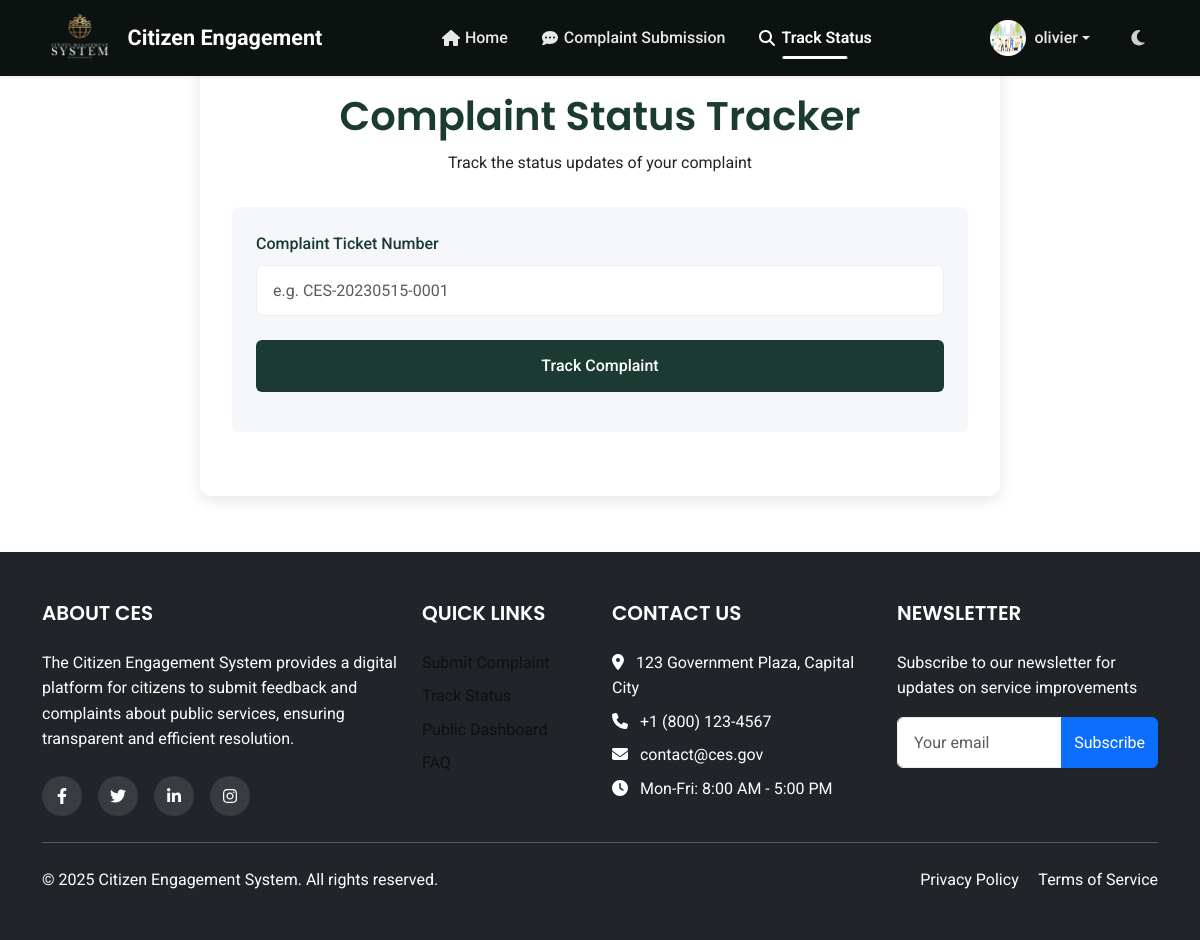
Screenshot of /track/ (signed in) with the database file from the repository.
### citizen_management/models.py (models this page shows, shortened)
class User(AbstractUser):
    ROLE_CHOICES = [
        ('citizen', 'Citizen'),
        ('agent', 'Agency Agent'),
        ('agency_admin', 'Agency Administrator'),
        ('super_admin', 'System Administrator'),
    ]
    role = models.CharField(max_length=20, choices=ROLE_CHOICES, default='citizen')
    phone = models.CharField(max_length=20, blank=True)
    profile_picture = models.ImageField(upload_to='profiles/', blank=True)
    email_verified\
        = models.BooleanField(default=False)
    last_login_ip = models.GenericIPAddressField(blank=True, null=True)

### citizen_management/views.py (the view, shortened to what this page needs)
# urls.py: path('track/', views.track_complaint, name='complaint_tracking'),
def track_complaint(request):
    return render(request, 'complaints/tracking.html')

### templates/complaints/tracking.html (shortened to what this page needs)
﻿{% extends 'home/base.html' %}
{% load static %}
{% block content %}
<div class="tracking-container">
    <div class="tracking-header">
        <h1>Complaint Status Tracker</h1>
        <p>Track the status updates of your complaint</p>
    </div>
    <div class="search-form">
        <form id="trackingForm" method="GET">
            <div class="form-group">
                <label for="ticketNumber" class="form-label">Complaint Ticket Number</label>
                <input type="text" id="ticketNumber" name="ticket_number" class="form-control"
                       placeholder="e.g. CES-20230515-0001" required>
            </div>
            <button type="submit" class="submit-btn">Track Complaint</button>
        </form>
    </div>
</div>
<link rel="stylesheet" href="https://cdnjs.cloudflare.com/ajax/libs/font-awesome/6.0.0-beta3/css/all.min.css">
{% endblock %}

### templates/home/base.html (shortened to what this page needs)
﻿<!DOCTYPE html>
{% load static %}
<html lang="en" data-bs-theme="auto">
<head>
    <link rel="preload" href="https://cdn.jsdelivr.net/npm/bootstrap@5.3.0/dist/css/bootstrap.min.css" as="style" onload="this.onload=null;this.rel='stylesheet'">
    <link rel="preload" href="https://cdnjs.cloudflare.com/ajax/libs/font-awesome/6.4.0/css/all.min.css" as="style" onload="this.onload=null;this.rel='stylesheet'">
    <link rel="preload" href="https://cdnjs.cloudflare.com/ajax/libs/animate.css/4.1.1/animate.min.css" as="style" onload="this.onload=null;this.rel='stylesheet'">
</head>
<body class="d-flex flex-column">
    <header class="navbar navbar-expand-lg navbar-dark shadow-sm" style="margin-top: 0;">
        <div class="container-fluid container-lg">
            <div class="navbar-container">
                <div class="navbar-brand-section">
                    <a class="navbar-brand" href="{% url 'home' %}">
                        <img src="/static/images/cms_logo1.png" alt="CES Logo" class="d-inline-block align-text-top">
                        <span class="d-none d-md-inline">Citizen Engagement</span>
                    </a>
                </div>
                <nav class="navbar-center collapse navbar-collapse" id="main-nav">
                    <ul class="navbar-nav">
                        <li class="nav-item">
                            <a class="nav-link hover-underline {% if request.resolver_match.url_name == 'home' %}active{% endif %}" href="{% url 'home' %}">
                                <i class="fas fa-home fa-fw me-1"></i>Home
                            </a>
                        </li>
                        <li class="nav-item">
                            <a class="nav-link hover-underline {% if request.resolver_match.url_name == 'submit_complaint' %}active{% endif %}" href="{% url 'complaint_submission' %}">
                                <i class="fas fa-comment-dots fa-fw me-1"></i>Complaint Submission
                            </a>
                        </li>
                        <li class="nav-item">
                            <a class="nav-link hover-underline {% if request.resolver_match.url_name == 'complaint_tracking' %}active{% endif %}" href="{% url 'complaint_tracking' %}">
                                <i class="fas fa-search fa-fw me-1"></i>Track Status
                            </a>
                        </li>
                    </ul>
                </nav>
                <div class="navbar-right">
                    {% if user.is_authenticated %}
                    <div class="dropdown">
                        <a class="nav-link dropdown-toggle d-flex align-items-center" href="#" id="user-menu" role="button" data-bs-toggle="dropdown" aria-expanded="false">
                            {% if user.profile_picture %}
                            <img src="{{ user.profile_picture.url }}" alt="Profile" class="rounded-circle me-2" width="36" height="36">
                            {% else %}
                            <i class="fas fa-user-circle me-2"></i>
                            {% endif %}
                            <span class="d-none d-lg-inline">{{ user.get_short_name|default:user.username }}</span>
                        </a>
                    </div>
                    {% else %}
                    <div class="auth-buttons">
                        <a class="btn btn-login hover-underline" href="{% url 'login' %}"><i class="fas fa-sign-in-alt fa-fw me-1"></i>Login</a>
                        <a class="btn btn-signup hover-underline" href="{% url 'register' %}"><i class="fas fa-user-plus fa-fw me-1"></i>Register</a>
                    </div>
                    {% endif %}
                    <button class="theme-toggle" id="theme-toggle" title="Toggle theme">
                        <i class="fas fa-moon fa-fw"></i>
                    </button>
                </div>
            </div>
        </div>
    </header>
    <main id="main-content" class="flex-grow-1">
            {% block content %}{% endblock %}
    </main>
    <footer class="bg-dark text-white py-5 mt-4">
        <div class="container">
            <div class="row">
                <div class="col-lg-4 mb-4 mb-lg-0">
                    <h5 class="text-uppercase mb-4">About CES</h5>
                    <p>The Citizen Engagement System provides a digital platform for citizens to submit feedback and complaints about public services, ensuring transparent and efficient resolution.</p>
                    <div class="mt-4 social-icons">
                        <a href="#" aria-label="Facebook" class="hover-underline"><i class="fab fa-facebook-f"></i></a>
                        <a href="#" aria-label="Twitter" class="hover-underline"><i class="fab fa-twitter"></i></a>
                        <a href="#" aria-label="LinkedIn" class="hover-underline"><i class="fab fa-linkedin-in"></i></a>
                        <a href="#" aria-label="Instagram" class="hover-underline"><i class="fab fa-instagram"></i></a>
                    </div>
                </div>
                <div class="col-lg-2 col-md-6 mb-4 mb-md-0">
                    <h5 class="text-uppercase mb-4">Quick Links</h5>
                    <ul class="list-unstyled">
                        <li class="mb-2"><a class="hover-underline" href="#">Submit Complaint</a></li>
                        <li class="mb-2"><a class="hover-underline" href="#">Track Status</a></li>
                        <li class="mb-2"><a class="hover-underline" href="{% url 'citizen_admin' %}">Public Dashboard</a></li>
                        <li class="mb-2"><a class="hover-underline" href="#">FAQ</a></li>
                    </ul>
                </div>
                <div class="col-lg-3 col-md-6 mb-4 mb-md-0">
                    <h5 class="text-uppercase mb-4">Contact Us</h5>
                    <ul class="list-unstyled">
                        <li class="mb-2"><i class="fas fa-map-marker-alt me-2"></i> 123 Government Plaza, Capital City</li>
                        <li class="mb-2"><i class="fas fa-phone me-2"></i> +1 (800) 123-4567</li>
                        <li class="mb-2"><i class="fas fa-envelope me-2"></i> contact@ces.gov</li>
                        <li class="mb-2"><i class="fas fa-clock me-2"></i> Mon-Fri: 8:00 AM - 5:00 PM</li>
                    </ul>
                </div>
                <div class="col-lg-3 col-md-6">
                    <h5 class="text-uppercase mb-4">Newsletter</h5>
                    <p>Subscribe to our newsletter for updates on service improvements</p>
                    <form class="mb-3">
                        <div class="input-group mb-3">
                            <input type="email" class="form-control" placeholder="Your email" aria-label="Your email" required>
                            <button class="btn btn-primary" type="submit">Subscribe</button>
                        </div>
                    </form>
                </div>
            </div>
            <hr class="my-4 bg-light opacity-10">
            <div class="row align-items-center">
                <div class="col-md-6 text-center text-md-start">
                    <p class="mb-0">&copy; {% now "Y" %} Citizen Engagement System. All rights reserved.</p>
                </div>
                <div class="col-md-6 text-center text-md-end">
                    <a href="#" class="text-white me-3 hover-underline">Privacy Policy</a>
                    <a href="#" class="text-white hover-underline">Terms of Service</a>
                </div>
            </div>
        </div>
    </footer>
    </body>
</html>

### templates/home/base.html (style rules this page uses)
html.loaded { visibility: visible; opacity: 1; transition: opacity 0.3s ease; }
html, body { margin: 0; padding: 0; width: 100%; overflow-x: hidden; }
:root { --bs-blue: #0d6efd; --bs-indigo: #6610f2; --bs-purple: #6f42c1; --bs-pink: #d63384; --bs-red: #dc3545; --bs-orange: #fd7e14; --bs-yellow: #ffc107; --bs-green: #198754; --bs-teal: #20c997; --bs-cyan: #0dcaf0; --bs-white: #fff; --bs-gray: #6c757d; --bs-gray-dark: #343a40; --bs-primary: #0B1210; --bs-secondary: #6c757d; --bs-success: #198754; --bs-info: #0dcaf0; --bs-warning: #ffc107; --bs-danger: #dc3545; --bs-light: #f8f9fa; --bs-dark: #212529; --bs-font-sans-serif: 'Roboto', system-ui, -apple-system, "Segoe UI", sans-serif; --bs-font-heading: 'Poppins', sans-serif; --bs-font-monospace: SFMono-Regular, Menlo, Monaco, Consolas, "Liberation Mono", "Courier New", monospace; --bs-gradient: linear-gradient(180deg, rgba(255, 255, 255, 0.15), rgba(255, 255, 255, 0)); --transition-base: all 0.3s cubic-bezier(0.25, 0.8, 0.25, 1); --transition-fade: opacity 0.15s linear; --transition-collapse: height 0.35s ease; }
.social-icons a { display: inline-flex; align-items: center; justify-content: center; width: 40px; height: 40px; border-radius: 50%; background-color: rgba(255, 255, 255, 0.1); transition: all 0.3s ease; color: white; margin-right: 0.75rem; }
*, *::before, *::after { box-sizing: border-box; }
html { scroll-behavior: smooth; }
body { margin: 0; padding: 0; font-family: var(--bs-font-sans-serif); font-size: 1rem; font-weight: 400; line-height: 1.6; color: #212529; background-color: #fff; -webkit-text-size-adjust: 100%; -webkit-tap-highlight-color: transparent; display: flex; flex-direction: column; min-height: 100vh; overflow-y: auto; overflow-x: hidden; }
h1, h2, h3, h4, h5, h6 { font-family: var(--bs-font-heading); font-weight: 600; line-height: 1.3; }
a { color: var(--bs-primary); text-decoration: none; transition: var(--transition-base); position: relative; }
a.text-white { color: white !important; }
a.hover-underline { position: relative; }
a.hover-underline::after { content: ''; position: absolute; width: 0; height: 2px; bottom: -2px; left: 0; background-color: currentColor; transition: var(--transition-base); opacity: 0; }
.btn { transition: var(--transition-base); transform: translateY(0); box-shadow: 0 2px 5px rgba(0, 0, 0, 0.1); }
.navbar { position: fixed; top: 0; left: 0; right: 0; z-index: 1030; display: flex; flex-wrap: wrap; align-items: center; justify-content: space-between; padding: 0.5rem 1.5rem; box-shadow: 0 2px 15px rgba(0, 0, 0, 0.1); background-color: var(--bs-primary); transition: var(--transition-base); }
.navbar-container { width: 100%; display: flex; flex-wrap: inherit; align-items: center; justify-content: space-between; }
.navbar-brand-section { display: flex; align-items: center; flex: 0 0 auto; }
.navbar-brand { display: inline-flex; align-items: center; padding: 0.25rem 0; margin-right: 1rem; font-size: 1.35rem; font-weight: 700; color: white; transition: var(--transition-base); }
.navbar-brand img { height: 50px; transition: var(--transition-base); margin-right: 10px; }
.navbar-center { display: flex; flex: 1 1 auto; justify-content: center; }
.navbar-nav { display: flex; flex-direction: row; padding-left: 0; margin-bottom: 0; list-style: none; align-items: center; }
.nav-item { position: relative; margin: 0 0.5rem; }
.nav-link { display: flex; align-items: center; padding: 0.75rem 1rem; font-weight: 500; color: rgba(255, 255, 255, 0.9); transition: var(--transition-base); border-radius: 0.5rem; position: relative; }
.nav-link.active { color: white; font-weight: 600; }
.nav-link.active::after { content: ''; position: absolute; width: 50%; height: 3px; bottom: 0.25rem; left: 50%; transform: translateX(-50%); background-color: white; border-radius: 3px; animation: navUnderline 0.3s ease-out forwards; }
.navbar-right { display: flex; flex: 0 0 auto; align-items: center; margin-left: auto; }
.theme-toggle { background: none; border: none; color: rgba(255, 255, 255, 0.8); font-size: 1.1rem; padding: 0.5rem; margin-left: 0.75rem; cursor: pointer; transition: var(--transition-base); border-radius: 50%; width: 40px; height: 40px; display: flex; align-items: center; justify-content: center; }
.form-control { transition: var(--transition-base); }
main { animation: fadeIn 0.5s ease-out; margin-bottom: 0; }

### rows the page displays
User: profile_picture (picture), get_short_name "olivier"
